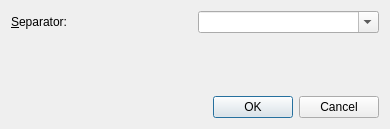
<?xml version="1.0" encoding="UTF-8"?>
<ui version="4.0">
 <class>CsvExportDialogClass</class>
 <widget class="QDialog" name="CsvExportDialogClass">
  <property name="geometry">
   <rect>
    <x>0</x>
    <y>0</y>
    <width>390</width>
    <height>129</height>
   </rect>
  </property>
  <property name="windowTitle">
   <string>CSV options</string>
  </property>
  <layout class="QVBoxLayout" name="verticalLayout">
   <item>
    <layout class="QGridLayout" name="gridLayout">
     <item row="1" column="0">
      <widget class="QLabel" name="label_2">
       <property name="text">
        <string>&amp;Separator:</string>
       </property>
       <property name="buddy">
        <cstring>separatorInput</cstring>
       </property>
      </widget>
     </item>
     <item row="1" column="1">
      <layout class="QHBoxLayout" name="horizontalLayout_2">
       <item>
        <widget class="QComboBox" name="separatorInput">
         <property name="toolTip">
          <string>The column separator character. This is usually a comma, but other values, like semicolons, are also in use.</string>
         </property>
         <property name="editable">
          <bool>true</bool>
         </property>
        </widget>
       </item>
      </layout>
     </item>
    </layout>
   </item>
   <item>
    <spacer name="verticalSpacer">
     <property name="orientation">
      <enum>Qt::Orientation::Vertical</enum>
     </property>
     <property name="sizeHint" stdset="0">
      <size>
       <width>20</width>
       <height>40</height>
      </size>
     </property>
    </spacer>
   </item>
   <item>
    <widget class="QDialogButtonBox" name="buttonBox">
     <property name="standardButtons">
      <set>QDialogButtonBox::StandardButton::Cancel|QDialogButtonBox::StandardButton::Ok</set>
     </property>
    </widget>
   </item>
  </layout>
 </widget>
 <layoutdefault spacing="6" margin="11"/>
 <resources/>
 <connections>
  <connection>
   <sender>buttonBox</sender>
   <signal>rejected()</signal>
   <receiver>CsvExportDialogClass</receiver>
   <slot>reject()</slot>
   <hints>
    <hint type="sourcelabel">
     <x>149</x>
     <y>97</y>
    </hint>
    <hint type="destinationlabel">
     <x>81</x>
     <y>106</y>
    </hint>
   </hints>
  </connection>
 </connections>
</ui>
